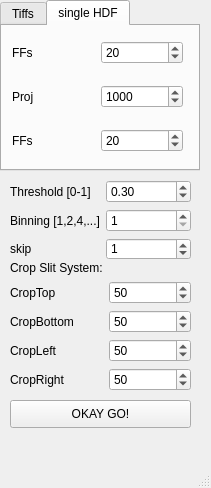
<?xml version="1.0" encoding="UTF-8"?>
<ui version="4.0">
 <class>MainWindow</class>
 <widget class="QMainWindow" name="MainWindow">
  <property name="geometry">
   <rect>
    <x>0</x>
    <y>0</y>
    <width>211</width>
    <height>488</height>
   </rect>
  </property>
  <property name="windowTitle">
   <string>MainWindow</string>
  </property>
  <widget class="QWidget" name="centralwidget">
   <widget class="QWidget" name="verticalLayoutWidget">
    <property name="geometry">
     <rect>
      <x>0</x>
      <y>0</y>
      <width>201</width>
      <height>171</height>
     </rect>
    </property>
    <layout class="QVBoxLayout" name="verticalLayout">
     <item>
      <widget class="QTabWidget" name="tabWidget">
       <property name="maximumSize">
        <size>
         <width>200</width>
         <height>16777215</height>
        </size>
       </property>
       <property name="currentIndex">
        <number>1</number>
       </property>
       <widget class="QWidget" name="tab_tiff">
        <attribute name="title">
         <string>Tiffs</string>
        </attribute>
        <widget class="QWidget" name="gridLayoutWidget">
         <property name="geometry">
          <rect>
           <x>10</x>
           <y>0</y>
           <width>171</width>
           <height>141</height>
          </rect>
         </property>
         <layout class="QGridLayout" name="gridLayout">
          <item row="0" column="1">
           <widget class="QSpinBox" name="startNumberProj">
            <property name="maximum">
             <number>100000</number>
            </property>
            <property name="value">
             <number>4</number>
            </property>
           </widget>
          </item>
          <item row="2" column="1">
           <widget class="QSpinBox" name="startNumberFFs">
            <property name="maximum">
             <number>100000</number>
            </property>
            <property name="value">
             <number>1</number>
            </property>
           </widget>
          </item>
          <item row="0" column="0">
           <widget class="QLabel" name="label">
            <property name="text">
             <string>First Projection</string>
            </property>
           </widget>
          </item>
          <item row="1" column="1">
           <widget class="QSpinBox" name="numberProj">
            <property name="maximum">
             <number>1000000</number>
            </property>
            <property name="value">
             <number>121</number>
            </property>
           </widget>
          </item>
          <item row="2" column="0">
           <widget class="QLabel" name="label_3">
            <property name="text">
             <string>First FF</string>
            </property>
           </widget>
          </item>
          <item row="1" column="0">
           <widget class="QLabel" name="label_2">
            <property name="text">
             <string>Number of Projections</string>
            </property>
           </widget>
          </item>
          <item row="3" column="0">
           <widget class="QLabel" name="label_4">
            <property name="text">
             <string>Number of FFs</string>
            </property>
           </widget>
          </item>
          <item row="3" column="1">
           <widget class="QSpinBox" name="numberFFs">
            <property name="maximum">
             <number>100000</number>
            </property>
            <property name="value">
             <number>3</number>
            </property>
           </widget>
          </item>
         </layout>
        </widget>
       </widget>
       <widget class="QWidget" name="tab_hdf">
        <attribute name="title">
         <string>single HDF</string>
        </attribute>
        <widget class="QWidget" name="gridLayoutWidget_4">
         <property name="geometry">
          <rect>
           <x>10</x>
           <y>0</y>
           <width>171</width>
           <height>141</height>
          </rect>
         </property>
         <layout class="QGridLayout" name="gridLayout_4">
          <item row="1" column="1">
           <widget class="QSpinBox" name="HDF_Proj">
            <property name="maximum">
             <number>99999</number>
            </property>
            <property name="value">
             <number>1000</number>
            </property>
           </widget>
          </item>
          <item row="2" column="1">
           <widget class="QSpinBox" name="HDF_FF2">
            <property name="maximum">
             <number>99999</number>
            </property>
            <property name="value">
             <number>20</number>
            </property>
           </widget>
          </item>
          <item row="0" column="0">
           <widget class="QLabel" name="label_13">
            <property name="text">
             <string>FFs</string>
            </property>
           </widget>
          </item>
          <item row="0" column="1">
           <widget class="QSpinBox" name="HDF_FF1">
            <property name="maximum">
             <number>99999</number>
            </property>
            <property name="value">
             <number>20</number>
            </property>
           </widget>
          </item>
          <item row="1" column="0">
           <widget class="QLabel" name="label_14">
            <property name="text">
             <string>Proj</string>
            </property>
           </widget>
          </item>
          <item row="2" column="0">
           <widget class="QLabel" name="label_15">
            <property name="text">
             <string>FFs</string>
            </property>
           </widget>
          </item>
         </layout>
        </widget>
       </widget>
      </widget>
     </item>
    </layout>
   </widget>
   <widget class="QWidget" name="gridLayoutWidget_2">
    <property name="geometry">
     <rect>
      <x>10</x>
      <y>180</y>
      <width>181</width>
      <height>80</height>
     </rect>
    </property>
    <layout class="QGridLayout" name="gridLayout_2">
     <item row="0" column="0">
      <widget class="QLabel" name="label_5">
       <property name="text">
        <string>Threshold [0-1]</string>
       </property>
      </widget>
     </item>
     <item row="0" column="1">
      <widget class="QDoubleSpinBox" name="Threshold">
       <property name="maximum">
        <double>1.000000000000000</double>
       </property>
       <property name="singleStep">
        <double>0.050000000000000</double>
       </property>
       <property name="value">
        <double>0.300000000000000</double>
       </property>
      </widget>
     </item>
     <item row="1" column="0">
      <widget class="QLabel" name="label_6">
       <property name="text">
        <string>Binning [1,2,4,...]</string>
       </property>
      </widget>
     </item>
     <item row="1" column="1">
      <widget class="QSpinBox" name="Binning">
       <property name="minimum">
        <number>1</number>
       </property>
      </widget>
     </item>
     <item row="2" column="0">
      <widget class="QLabel" name="label_12">
       <property name="text">
        <string>skip</string>
       </property>
      </widget>
     </item>
     <item row="2" column="1">
      <widget class="QSpinBox" name="skip">
       <property name="maximum">
        <number>10000</number>
       </property>
       <property name="value">
        <number>1</number>
       </property>
      </widget>
     </item>
    </layout>
   </widget>
   <widget class="QWidget" name="gridLayoutWidget_3">
    <property name="geometry">
     <rect>
      <x>10</x>
      <y>260</y>
      <width>181</width>
      <height>131</height>
     </rect>
    </property>
    <layout class="QGridLayout" name="gridLayout_3">
     <item row="1" column="1">
      <widget class="QSpinBox" name="CropTop">
       <property name="maximum">
        <number>10000</number>
       </property>
       <property name="value">
        <number>50</number>
       </property>
      </widget>
     </item>
     <item row="2" column="0">
      <widget class="QLabel" name="label_8">
       <property name="text">
        <string>CropBottom</string>
       </property>
      </widget>
     </item>
     <item row="3" column="0">
      <widget class="QLabel" name="label_9">
       <property name="text">
        <string>CropLeft</string>
       </property>
      </widget>
     </item>
     <item row="1" column="0">
      <widget class="QLabel" name="label_7">
       <property name="text">
        <string>CropTop</string>
       </property>
      </widget>
     </item>
     <item row="2" column="1">
      <widget class="QSpinBox" name="CropBottom">
       <property name="maximum">
        <number>10000</number>
       </property>
       <property name="value">
        <number>50</number>
       </property>
      </widget>
     </item>
     <item row="3" column="1">
      <widget class="QSpinBox" name="CropLeft">
       <property name="maximum">
        <number>10000</number>
       </property>
       <property name="value">
        <number>50</number>
       </property>
      </widget>
     </item>
     <item row="0" column="0">
      <widget class="QLabel" name="label_11">
       <property name="text">
        <string>Crop Slit System:</string>
       </property>
      </widget>
     </item>
     <item row="4" column="0">
      <widget class="QLabel" name="label_10">
       <property name="text">
        <string>CropRight</string>
       </property>
      </widget>
     </item>
     <item row="4" column="1">
      <widget class="QSpinBox" name="CropRight">
       <property name="maximum">
        <number>10000</number>
       </property>
       <property name="value">
        <number>50</number>
       </property>
      </widget>
     </item>
    </layout>
   </widget>
   <widget class="QPushButton" name="pushButton">
    <property name="geometry">
     <rect>
      <x>10</x>
      <y>400</y>
      <width>181</width>
      <height>28</height>
     </rect>
    </property>
    <property name="text">
     <string>OKAY GO!</string>
    </property>
   </widget>
  </widget>
  <widget class="QMenuBar" name="menubar">
   <property name="geometry">
    <rect>
     <x>0</x>
     <y>0</y>
     <width>211</width>
     <height>26</height>
    </rect>
   </property>
  </widget>
  <widget class="QStatusBar" name="statusbar"/>
 </widget>
 <resources/>
 <connections/>
</ui>
